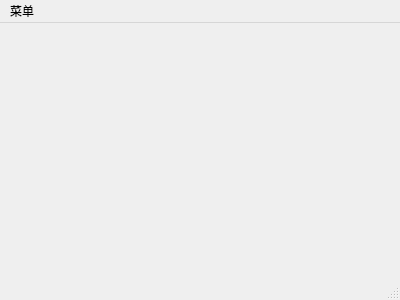
<?xml version="1.0" encoding="UTF-8"?>
<ui version="4.0">
 <class>MainWindow</class>
 <widget class="QMainWindow" name="MainWindow">
  <property name="geometry">
   <rect>
    <x>0</x>
    <y>0</y>
    <width>400</width>
    <height>300</height>
   </rect>
  </property>
  <property name="windowTitle">
   <string>MainWindow</string>
  </property>
  <widget class="QWidget" name="centralWidget"/>
  <widget class="QStatusBar" name="statusBar"/>
  <widget class="QMenuBar" name="menuBar">
   <property name="geometry">
    <rect>
     <x>0</x>
     <y>0</y>
     <width>400</width>
     <height>21</height>
    </rect>
   </property>
   <widget class="QMenu" name="menu">
    <property name="title">
     <string>菜单</string>
    </property>
    <addaction name="actionkai"/>
    <addaction name="actionzhant"/>
    <addaction name="actiontuichu"/>
   </widget>
   <addaction name="menu"/>
  </widget>
  <action name="actionkai">
   <property name="text">
    <string>开始</string>
   </property>
  </action>
  <action name="actionzhant">
   <property name="text">
    <string>暂停</string>
   </property>
  </action>
  <action name="actiontuichu">
   <property name="text">
    <string>退出</string>
   </property>
  </action>
 </widget>
 <layoutdefault spacing="6" margin="11"/>
 <resources/>
 <connections/>
</ui>
